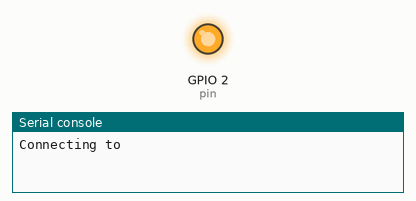
Bench run of a program on a simulated ESP8266 board running MicroPython. Parts: output pins drawn as LEDs (lit = HIGH), the last lines printed to the serial console. WiFi joins after 1.5 s. At 1.5 s the program stops and its outputs stay as they are.

Above: at 0.1 s.
At 1.6 s:
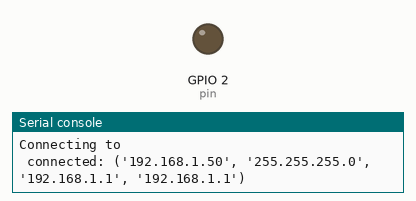
Timing chart, 0 to 3.0 s (numbered marks = the images above):
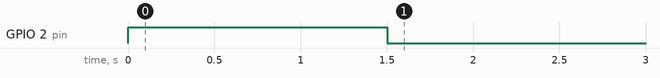

Measured:
- by itself, GPIO 2 (pin): LOW → HIGH at 0.00 s, → LOW 1.5 s later

The program:

wificonnect.py
```python
import machine
import network
import time

wifi_ssid = '' # Fill in your SSID
wifi_password = '' # Fill in your password
my_hostname = None # Network name for this node

connection_check_ms = 100 # Number of milliseconds between checking for connectivity
connection_timeout = 50 # Number of connection_check_ms before we fail out.

pin = machine.Pin(2, machine.Pin.OUT)
led = machine.Signal(pin, invert=True)
led.off()

# We are not an access point today.
ap = network.WLAN(network.AP_IF)
ap.active(False)

# Connect to an access point.
sta = network.WLAN(network.STA_IF)
if my_hostname != None:
    sta.config(dhcp_hostname=my_hostname)
    print('Starting {}'.format(my_hostname))
sta.active(True)
print('Connecting to {}'.format(wifi_ssid))
sta.connect(wifi_ssid, wifi_password)

connection_checks = 0

while not sta.isconnected() and connection_checks < connection_timeout:
    time.sleep_ms(connection_check_ms)

if sta.isconnected():
    led.on()
    print('{} connected: {}'.format(wifi_ssid, sta.ifconfig()))
else:
    print('Failed to connect to {}'.format(wifi_ssid))
```
